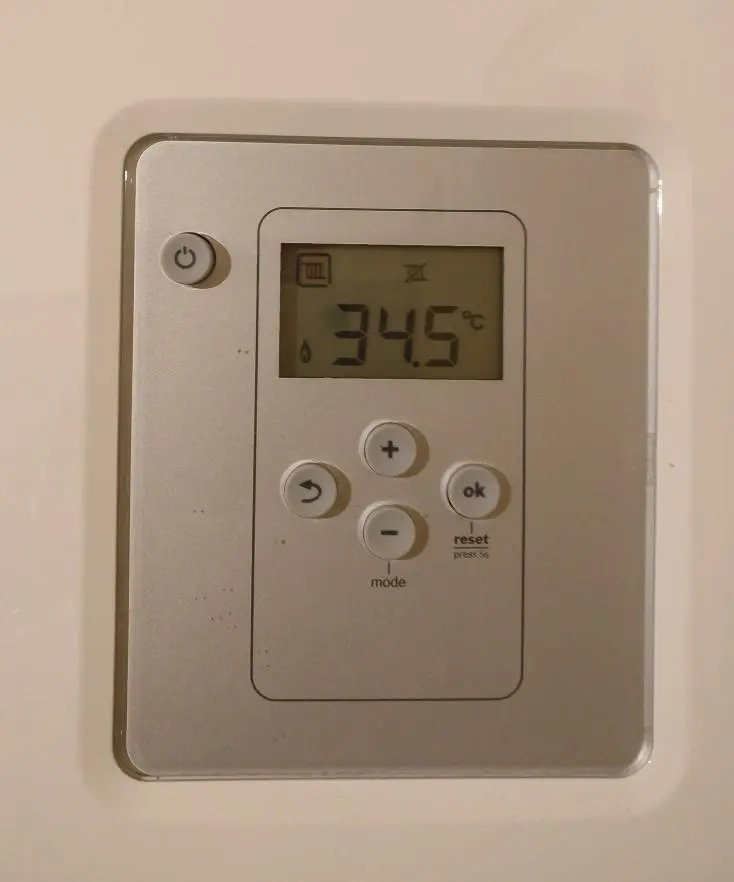
#> input picture image.jpg, 734 x 882 px; its folder holds only this picture in this run
$ python -i recognize.py   (imports and definitions only)
#> lines starting #> are read from the running program, lines starting #| are printed output that depends on the picture
#> further down, picture is the input picture: shape (882, 734, 3); mean B, G, R 129.6, 147.7, 166.8
import cv2
import imutils
from imutils import contours
from imutils.perspective import four_point_transform

import numpy as np
import math

# ------------------ data ------------------
DIGITS_LOOKUP = {
    (1, 1, 1, 0, 1, 1, 1): 0,
    (0, 0, 1, 0, 0, 1, 0): 1,
    (1, 0, 1, 1, 1, 0, 1): 2,
    (1, 0, 1, 1, 0, 1, 1): 3,
    (0, 1, 1, 1, 0, 1, 0): 4,
    (1, 1, 0, 1, 0, 1, 1): 5,
    (1, 1, 0, 1, 1, 1, 1): 6,
    (1, 0, 1, 0, 0, 1, 0): 7,
    (1, 1, 1, 1, 1, 1, 1): 8,
    (1, 1, 1, 1, 0, 1, 1): 9
}

DIGITS_LOCATION = [
    (0.5, 0.1), # top
    (0.2, 0.3), # topleft
    (0.8, 0.3), # topright
    (0.5, 0.5), # middle
    (0.2, 0.7), # bottomleft
    (0.8, 0.7), # bottomright
    (0.5, 0.9), # bottom
]

DIST_LIM = 0.15
POINTS = [
    0.7358280423280423, 0.46106150793650796,
    0.7755121693121693, 0.4615575396825397,
    0.7753677248677249, 0.477390873015873,
    0.734457671957672, 0.4776388888888889
]

def init(points, dist_limit):
    global POINTS, DIST_LIM
    POINTS = points
    DIST_LIM = dist_limit

# --------------------------------- #
# digit recognition

def get_abs_screen_coords(screen_size, rel_points):
    p = [
        int(rel_points[0]*screen_size[1]),
        int(rel_points[1]*screen_size[0]),
        int(rel_points[2]*screen_size[1]),
        int(rel_points[3]*screen_size[0]),
        int(rel_points[4]*screen_size[1]),
        int(rel_points[5]*screen_size[0]),
        int(rel_points[6]*screen_size[1]),
        int(rel_points[7]*screen_size[0])
    ]
    return np.array(p)

def find_digits(image):
    # ------------------ pre-process ------------------
    # extract display
    # translate points from relative to abs image coords
    r = get_abs_screen_coords(image.shape, POINTS).reshape((4, 2))
    output = four_point_transform(image, r)
    # output = imutils.resize(output, height=500)
    # make darker blobs darker
    hsv = cv2.cvtColor(output, cv2.COLOR_BGR2HSV)
    for i in range(hsv.shape[0]):
        for j in range(hsv.shape[1]):
            if hsv[i, j, 2] < 72:
                hsv[i, j, 2] *= 0
    # grayscale
    bgr = cv2.cvtColor(hsv, cv2.COLOR_HSV2BGR)
    gray = cv2.cvtColor(bgr, cv2.COLOR_BGR2GRAY)
    gray = cv2.GaussianBlur(gray, (5, 5), 0)

    # checkpoint 1
    # cv2.imshow("gray", imutils.resize(gray, height=500))
    # cv2.waitKey(0)

    # threshold
    thresh = cv2.threshold(gray, 77, 255, cv2.THRESH_BINARY_INV)[1]
    kernel = cv2.getStructuringElement(cv2.MORPH_RECT, (4, 5))
    thresh = cv2.morphologyEx(thresh, cv2.MORPH_OPEN, kernel)

    # checkpoint 2
    # cv2.imshow("thres", imutils.resize(thresh, height=500))
    # cv2.waitKey(0)

    # contours
    cnts = cv2.findContours(thresh.copy(), cv2.RETR_EXTERNAL, cv2.CHAIN_APPROX_SIMPLE)
#> cnts = 0 contours
    cnts = imutils.grab_contours(cnts)
#> cnts = []
    digitCnts = []
    contour = cv2.Canny(thresh, 20, 200)
    # loop over the digit area candidates
    for c in cnts:
        # compute the bounding box of the contour
        (x, y, w, h) = cv2.boundingRect(c)
        # if the contour is sufficiently large, it must be a digit
        if w >= 40 and (h >= 40 and h <= 200):
            digitCnts.append(c)
            # draw rect around digit
            cv2.rectangle(output, (x, y), (x + w, y + h), (0, 255, 0), 1)
#> this loop made 0 passes
#> after the loop, digitCnts = []

    # checkpoitn 3
    # cv2.imshow("output", imutils.resize(output, height=500))
    # cv2.waitKey(0)

    # TODO -- IMPORATN
    # split into 3 sections for 3 digits
    displays = []
    img0 = thresh[:, :thresh.shape[1]//4]
    img1 = thresh[:, thresh.shape[1]//4:thresh.shape[1]//4*2]
    img2 = thresh[:, thresh.shape[1]//2:thresh.shape[1]//4*3]
#> img2 = 15 rows, first 6: [0, 0, 0, 0, 0, 0], [0, 0, 0, 0, 0, 0], [0, 0, 0, 0, 0, 0], [0, 0, 0, 0, 0, 0], [0, 0, 0, 0, 0, 0], [0, 0, 0, 0, 0, 0]
    img3 = thresh[:, thresh.shape[1]//4*3:]

    a = 0
    b = 0
    c = 0
    d = 0
    try:
        a = find_digit(img0)
    except: pass
    try:
        b = find_digit(img1)
    except: pass
    try:
        c = find_digit(img2)
    except: pass
    try:
        d = find_digit(img3)
    except: pass
    return [a, b, c, d]

def find_digit(image):
    """Find the digit in the image"""
    # display image
    img3 = image.copy()
    for i in range(len(DIGITS_LOCATION)):
        x = int(DIGITS_LOCATION[i][0] * img3.shape[1])
        y = int(DIGITS_LOCATION[i][1] * img3.shape[0])
        cv2.circle(img3, (x, y), 1, (255, 255, 255), -1)

    cv2.imshow("image", imutils.resize(img3, height=500))
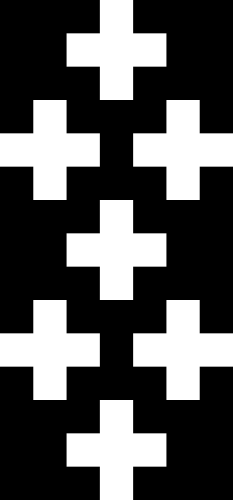
#> window 'image': shape (500, 233); min 0, max 255, mean 85
    cv2.waitKey(0)

    # check if colored in certain radius around points
    blocks = [0] * 7
    for i, p in enumerate(DIGITS_LOCATION):
        x = int(p[0] * image.shape[1])
        y = int(p[1] * image.shape[0])
        # check if pixel is white
        if image[y, x] == 255:
            blocks[i] = 1
#> after the loop, blocks = [0, 0, 0, 0, 0, 0, 0]

    # print(blocks)
    return DIGITS_LOOKUP[tuple(blocks)]


    cnts = cv2.findContours(image.copy(), cv2.RETR_EXTERNAL, cv2.CHAIN_APPROX_SIMPLE)
    cnts = imutils.grab_contours(cnts)
    digitCnts = []
    # loop over digit area candidates
    for c in cnts:
        # compute the bounding box of the contour
        (x, y, w, h) = cv2.boundingRect(c)
        # if the contour is sufficiently large, it must be a digit
        if w >= 40 and (h >= 40 and h <= 200):
            digitCnts.append(c)

    # TODO - fix empty arr

    # sort contours
    # find bounding rect of segmnets
    brect = [1e9, 1e9, 0, 0]
    # draw contours onto image
    image = cv2.cvtColor(image, cv2.COLOR_GRAY2BGR)
    legalConts = []
    for c in digitCnts:
        if cv2.contourArea(c) < 100:
            continue
        cv2.drawContours(image, [c], -1, (0, 255, 0), 1)
        (x, y, w, h) = cv2.boundingRect(c)
        brect[0] = min(brect[0], x)
        brect[1] = min(brect[1], y)
        brect[2] = max(brect[2], x+w)
        brect[3] = max(brect[3], y+h)
        legalConts.append(c)
    # remap texture again
    remap = image[brect[1]:brect[1]+brect[3], brect[0]:brect[0]+brect[2]]
    # check if digit is actually found
    if brect[0] == 1e9 or brect[1] == 1e9 or brect[2] == 0 or brect[3] == 0:
        return None

    # shift rectanlge
    brect[2] -= brect[0]
    brect[3] -= brect[1]
    shift = (brect[0], brect[1])
    brect[0] = 0
    brect[1] = 0

    # check if 1 (cuz diff)
    if brect[2] < 100: return 1

    # loop through each existing contour ==> figure outthere relative location.,
    # check if near center
    def find_distance(first, second):
        return math.sqrt((first[0] - second[0])**2 + (first[1] - second[1])**2)
    def find_rel(point, dimensions):
        return (point[0]/dimensions[0], point[1]/dimensions[1])
    # loop through segments
    active_segments = []
    for con in legalConts:
        # find center location
        rect = cv2.boundingRect(con)
        # print(rect)
        cx = (rect[0] + rect[0] + rect[2])//2
        cy = (rect[1] + rect[1] + rect[3])//2
        center = ((cx-shift[0])/remap.shape[1], (cy-shift[1])/remap.shape[0])

        # check if contour overalops with rectangle


        # find distance from position
        distance = find_distance(center, (brect[2]//2, brect[3]//2))
        closest_point = (-1, 1e9)


        for i, seg in enumerate(DIGITS_LOCATION):
            # find distance from center
            dist = find_distance(center, seg)
            if dist < DIST_LIM:
                closest_point = (i, dist)
        # print(closest_point)
        active_segments.append(closest_point[0])

        # draw center onto image
        cv2.rectangle(remap, (rect[0], rect[1]), (rect[0]+rect[2], rect[1]+rect[3]), (0, 0, 255), 1)
        cv2.circle(remap, (cx, cy), 5, (0, 0, 255), -1)
    # generate the array
    on =     [0] * 7
    for i in active_segments:
        on[i] = 1

    # draw segments onto mask
    mask = remap.copy()
    for i, seg in enumerate(DIGITS_LOCATION):
        if on[i]:
            cv2.circle(mask,
                tuple(map(int, (seg[0] * mask.shape[1], seg[1] * mask.shape[0]))),
                5, (0, 255, 0), -1)

    # print(on)
    # draw mask on top of image

    cv2.imshow('img1', mask)
    cv2.waitKey(0)
    return DIGITS_LOOKUP[tuple(on)]

>>> import cv2
>>> picture = cv2.imread('../image.jpg')
>>> result = find_digits(picture)
#> in find_digit (call 3), `img3 = image.copy()`: img3 has the same summary as img2 in find_digits
#> in find_digit (call 3), `cv2.imshow("image", imutils.resize(img3, height=500))`:
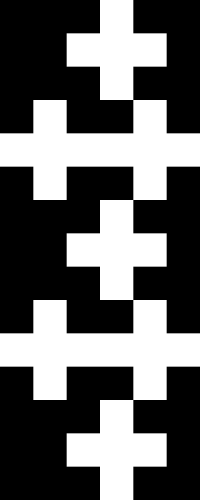
#> window 'image': shape (500, 200); min 0, max 255, mean 99.2
#> in find_digit (call 4), `cv2.imshow("image", imutils.resize(img3, height=500))`:
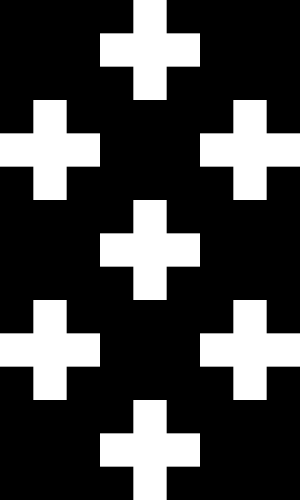
#> window 'image': shape (500, 300); min 0, max 255, mean 66.1
#> result = [0, 0, 0, 0]
